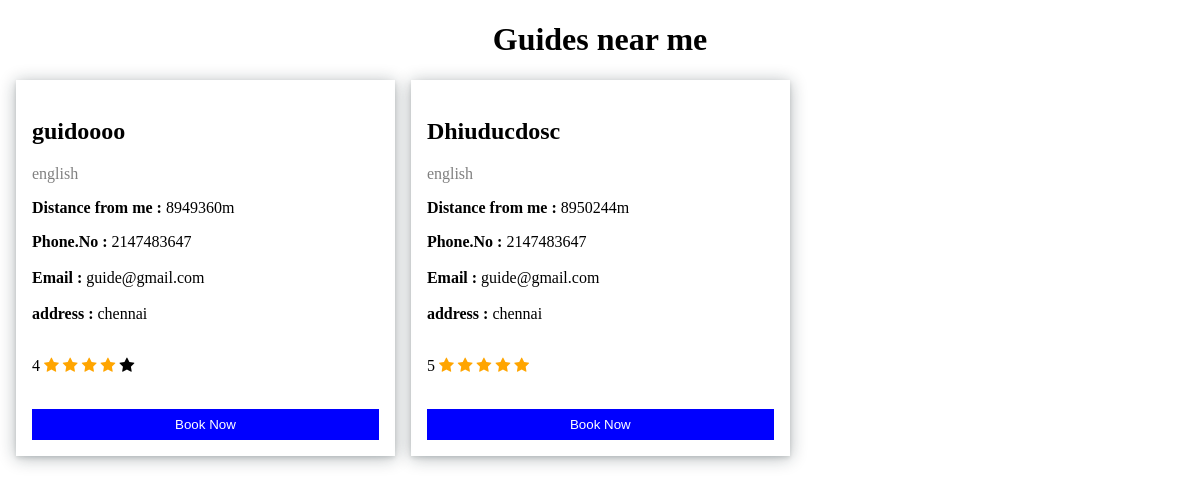
Page /tourist/showGuides.php on the committed database.
### tables this page shows
CREATE TABLE `guide` (
  `id` int(11) NOT NULL,
  `name` varchar(50) NOT NULL,
  `pass` varchar(100) NOT NULL,
  `lang` varchar(1000) NOT NULL,
  `phone` int(11) NOT NULL,
  `email` varchar(50) NOT NULL,
  `address` varchar(100) NOT NULL,
  `lat` varchar(100) DEFAULT NULL,
  `lon` varchar(100) DEFAULT NULL,
  `score` int(11) NOT NULL
);

### tourist/showGuides.php (the view, shortened to what this page needs)
<!DOCTYPE html>
<html lang='en'>
	<head>
        <link rel='stylesheet' href='https://cdnjs.cloudflare.com/ajax/libs/font-awesome/4.7.0/css/font-awesome.min.css'>
	</head>
	<body>
        <center>
            <h1>
                Guides near me
            </h1>
        </center>
    </body>
</html>
<?php
    $servername = "localhost";
    $username = "root";
    $password = "";
    $dbname = "guide";
    $lat =  $_POST['lat'];
    $lon =  $_POST['lon'];
    $conn = new mysqli($servername, $username, $password, $dbname);
    $sql = "SELECT * FROM guide";
    $result = $conn->query($sql);
    function distance($lat1, $lon1, $lat2, $lon2) {
        $R = 6371;
        $dLat = (($lat2 - $lat1) * pi()) / 180;
        $dLon = (($lon2 - $lon1) * pi()) / 180;
        $a =
            sin($dLat / 2) * sin($dLat / 2) +
            cos(($lat1 * pi()) / 180) *
                cos(($lat2 * pi()) / 180) *
                sin($dLon / 2) *
                sin($dLon / 2);
        $c = 2 * atan2(sqrt($a), sqrt(1 - $a));
        $d = $R * $c;
        return round($d * 1000) . "m";
    }
    $distances = array();
    $id = array();
    $count = 0;
    if ($result->num_rows > 0) {
        while($row = $result->fetch_assoc()) {
            $distances[$count] = distance($lat,$lon,$row["lat"],$row["lon"]);
            $id[$count] = $row["id"];
            $count++;
        }
    }
    array_multisort($distances , SORT_ASC, $id, SORT_ASC);
    $res_d = $distances;
    $res_i = $id;
        echo "<div class='row'>";
    for($i=0;$i<sizeof($res_i);$i++){
        $sql = "SELECT * FROM guide where id = '".$res_i[$i]."';";
        $result = $conn->query($sql);
        if ($result->num_rows > 0) {
            while($row = $result->fetch_assoc()) {
                echo "
                    <div class='column'>
                    <div class='card'>
                        <div class='container'>
                        <br>
                        <h2>".$row["name"]."</h2>
                        <p class='title'>".$row["lang"]."</p>
                        <p><b>Distance from me : </b>".$res_d[$i]."</p>
                        <p><b>Phone.No : </b>".$row["phone"]." <b><br>
                        <br>Email : </b>".$row["email"]."<br><br>
                        <b>address : </b>".$row["address"]."</p><br>".$row["score"]."
                ";
                 for($x=0;$x<$row["score"];$x++){
                    echo "
                        <span class='fa fa-star checked'></span>
                    ";
                 }
                 for($x=0;$x<5-$row["score"];$x++){
                    echo "
                        <span class='fa fa-star'></span>
                    ";
                 }
                 echo "
                        <br><br><p>
                        <form action='book.php' method='POST'>
                            <input type='text' name='id' value='".$res_i[$i]."' hidden/>
                            <input type='submit' id='goo' value='Book Now' class='button'>
                            </form></p>
                        </div>
                    </div>
                    </div>
                ";
            }
        }
    }
    echo "</div>";
?>

### tourist/showGuides.php (style rules this page uses)
.column { float: left; width: 32%; margin-bottom: 16px; padding: 0 8px; }
.card { box-shadow: rgba(14, 30, 37, 0.12) 0px 2px 4px 0px, rgba(14, 30, 37, 0.32) 0px 2px 16px 0px; }
.container { padding: 0 16px; }
.container::after, .row::after { content: ''; clear: both; display: table; }
.title { color: grey; }
.button { border: none; outline: 0; display: inline-block; padding: 8px; color: white; background-color: blue; text-align: center; cursor: pointer; width: 100%; }
.checked { color: orange; }

### rows in the picture
guide: name "guidoooo", lang "english", i "8949360m", phone "2147483647", email "guide@gmail.com", address "chennai", score "4"
guide: name "Dhiuducdosc", lang "english", i "8950244m", phone "2147483647", email "guide@gmail.com", address "chennai", score "5"
